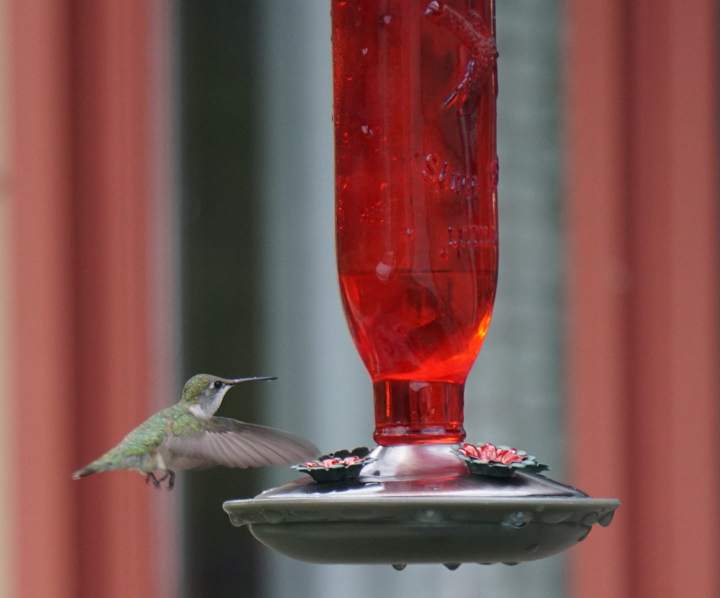
#> input picture WEEk3_2/hummingbird.jpg, 1440 x 1195 px (shown at 1/2 size)
$ python opencv_detail10.py
#> lines starting #> are read from the running program, lines starting #| are printed output that depends on the picture
import cv2
import numpy as np

img = cv2.imread("hummingbird.jpg")
#> img is the input picture: shape (1195, 1440, 3); mean B, G, R 78.8, 81.9, 124.9
img = cv2.pyrDown(img)
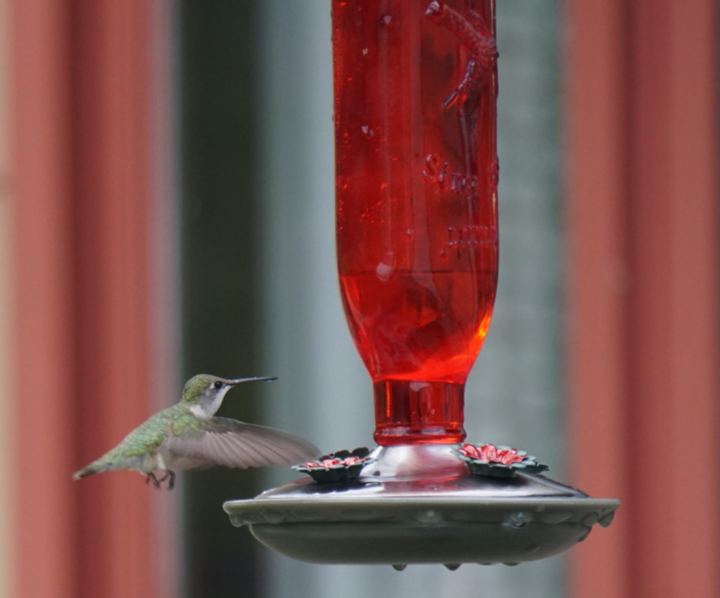
#> img: shape (598, 720, 3); mean B, G, R 78.8, 81.9, 124.9
height, width, _ = img.shape
#> height = 598; width = 720

mat1 = np.float32([[110, 600], [200, 500], [300, 250], [500, 400]])
mat2 = np.float32([[200, 200], [200, 250], [400, 0], [650, 500]])

perspective_matrix = cv2.getPerspectiveTransform(mat1, mat2)
print(perspective_matrix)

perspective_image = cv2.warpPerspective(img, perspective_matrix, (width, height))
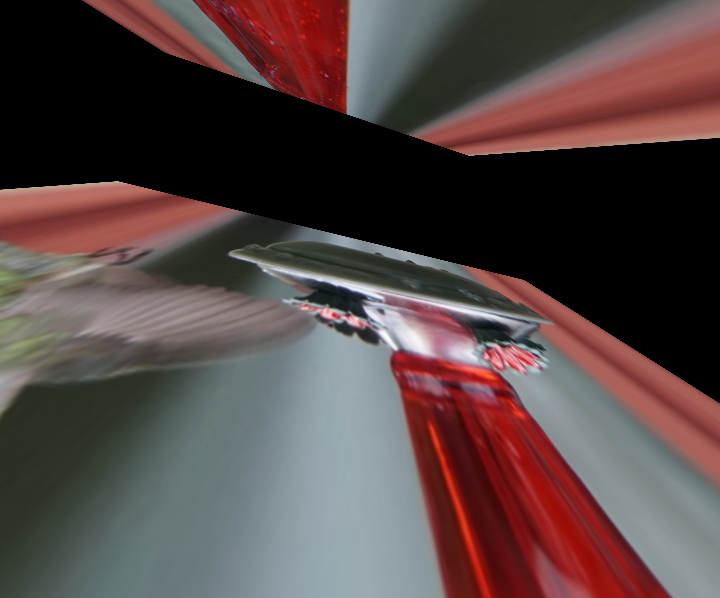
#> perspective_image: shape (598, 720, 3); mean B, G, R 68.6, 69.6, 86

cv2.imshow("Original", img)
cv2.imshow("Perspective Image", perspective_image)
cv2.waitKey(0)
cv2.destroyAllWindows()

$ run again, with WEEk3_2/face_test.jpg copied over WEEk3_2/hummingbird.jpg
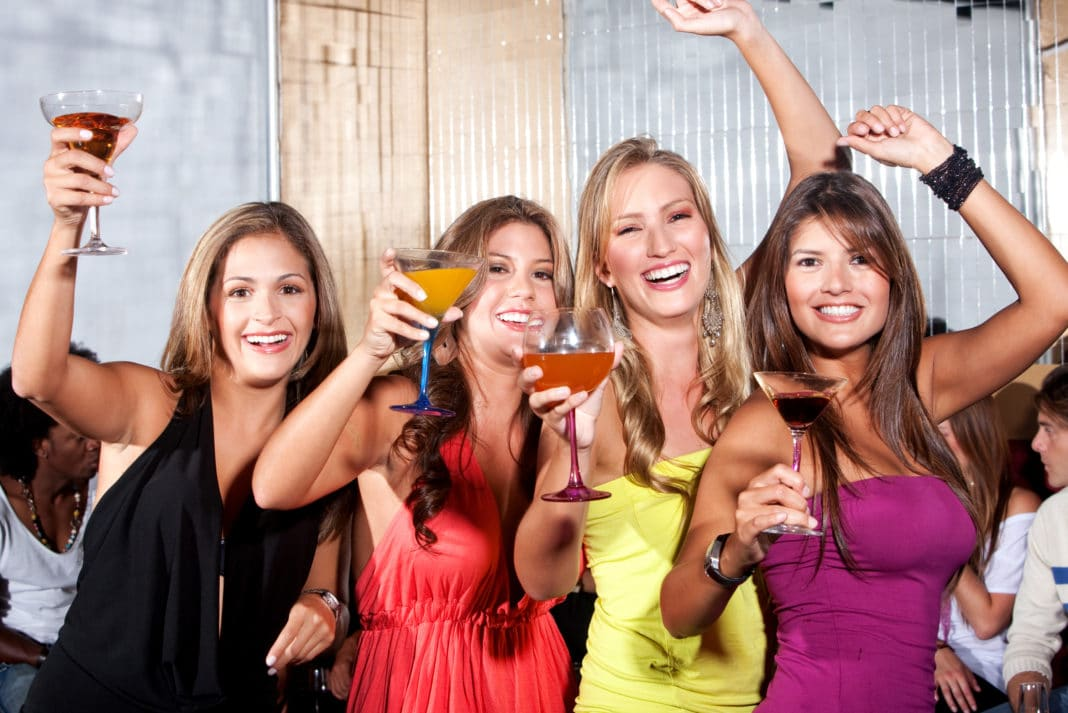
#> input picture WEEk3_2/face_test.jpg, 1068 x 713 px
#> img is the input picture: shape (713, 1068, 3); mean B, G, R 123.3, 131, 168.7
#> img: shape (357, 534, 3)
#> `perspective_image = cv2.warpPerspective(img, perspective_matrix, (widt..`:
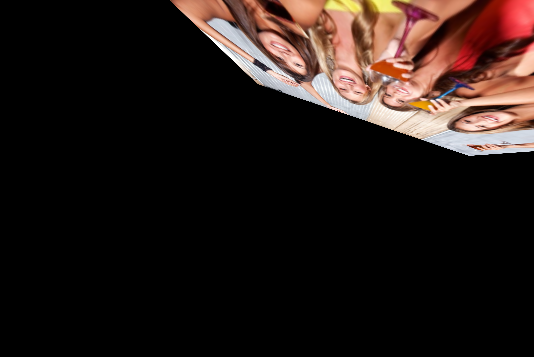
#> perspective_image: shape (357, 534, 3); mean B, G, R 21.8, 25.2, 35.7
